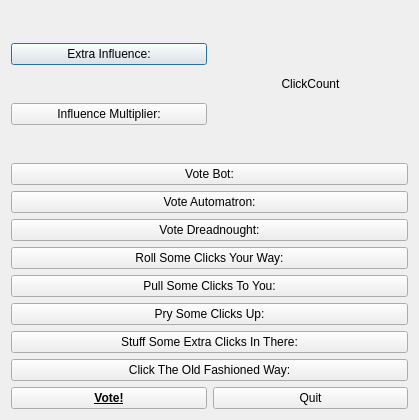
<?xml version="1.0" encoding="UTF-8"?>
<ui version="4.0">
 <class>win_Title</class>
 <widget class="QDialog" name="win_Title">
  <property name="geometry">
   <rect>
    <x>0</x>
    <y>0</y>
    <width>419</width>
    <height>420</height>
   </rect>
  </property>
  <property name="windowTitle">
   <string>Dialog</string>
  </property>
  <layout class="QVBoxLayout" name="verticalLayout_5">
   <item>
    <layout class="QVBoxLayout" name="verticalLayout_4">
     <item>
      <layout class="QHBoxLayout" name="horizontalLayout">
       <item>
        <layout class="QVBoxLayout" name="verticalLayout_3">
         <item>
          <widget class="QPushButton" name="pushExtinf">
           <property name="text">
            <string>Extra Influence:</string>
           </property>
          </widget>
         </item>
         <item>
          <widget class="QPushButton" name="pushMult">
           <property name="text">
            <string>Influence Multiplier:</string>
           </property>
          </widget>
         </item>
        </layout>
       </item>
       <item>
        <widget class="QLabel" name="ClickCount">
         <property name="layoutDirection">
          <enum>Qt::LeftToRight</enum>
         </property>
         <property name="text">
          <string>ClickCount</string>
         </property>
         <property name="alignment">
          <set>Qt::AlignCenter</set>
         </property>
        </widget>
       </item>
      </layout>
     </item>
     <item>
      <layout class="QVBoxLayout" name="verticalLayout_2">
       <item>
        <widget class="QPushButton" name="pushBot">
         <property name="text">
          <string>Vote Bot:</string>
         </property>
        </widget>
       </item>
       <item>
        <widget class="QPushButton" name="pushAutom">
         <property name="text">
          <string>Vote Automatron:</string>
         </property>
        </widget>
       </item>
       <item>
        <widget class="QPushButton" name="pushDread">
         <property name="text">
          <string>Vote Dreadnought:</string>
         </property>
        </widget>
       </item>
      </layout>
     </item>
     <item>
      <layout class="QVBoxLayout" name="verticalLayout">
       <item>
        <widget class="QPushButton" name="pushRoll">
         <property name="text">
          <string>Roll Some Clicks Your Way:</string>
         </property>
        </widget>
       </item>
       <item>
        <widget class="QPushButton" name="pushPull">
         <property name="text">
          <string>Pull Some Clicks To You:</string>
         </property>
        </widget>
       </item>
       <item>
        <widget class="QPushButton" name="pushPry">
         <property name="text">
          <string>Pry Some Clicks Up:</string>
         </property>
        </widget>
       </item>
       <item>
        <widget class="QPushButton" name="pushStuff">
         <property name="text">
          <string>Stuff Some Extra Clicks In There:</string>
         </property>
        </widget>
       </item>
       <item>
        <widget class="QPushButton" name="pushClick">
         <property name="text">
          <string>Click The Old Fashioned Way:</string>
         </property>
        </widget>
       </item>
      </layout>
     </item>
     <item>
      <layout class="QHBoxLayout" name="horizontalLayout_3">
       <item>
        <widget class="QPushButton" name="pushVote">
         <property name="font">
          <font>
           <weight>75</weight>
           <bold>true</bold>
           <underline>true</underline>
          </font>
         </property>
         <property name="text">
          <string>Vote!</string>
         </property>
        </widget>
       </item>
       <item>
        <widget class="QPushButton" name="pushQuit">
         <property name="text">
          <string>Quit</string>
         </property>
        </widget>
       </item>
      </layout>
     </item>
    </layout>
   </item>
  </layout>
 </widget>
 <resources/>
 <connections/>
</ui>
